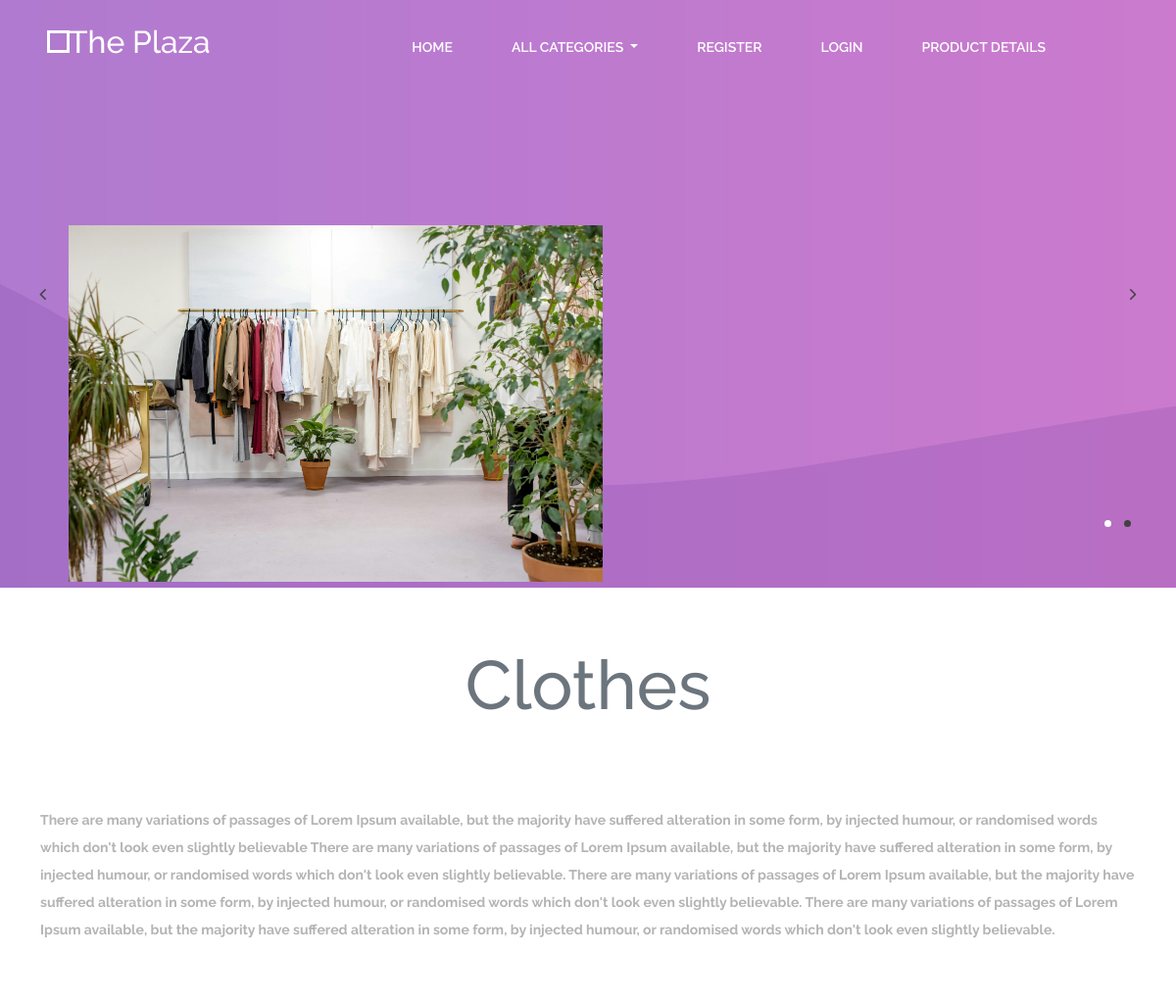
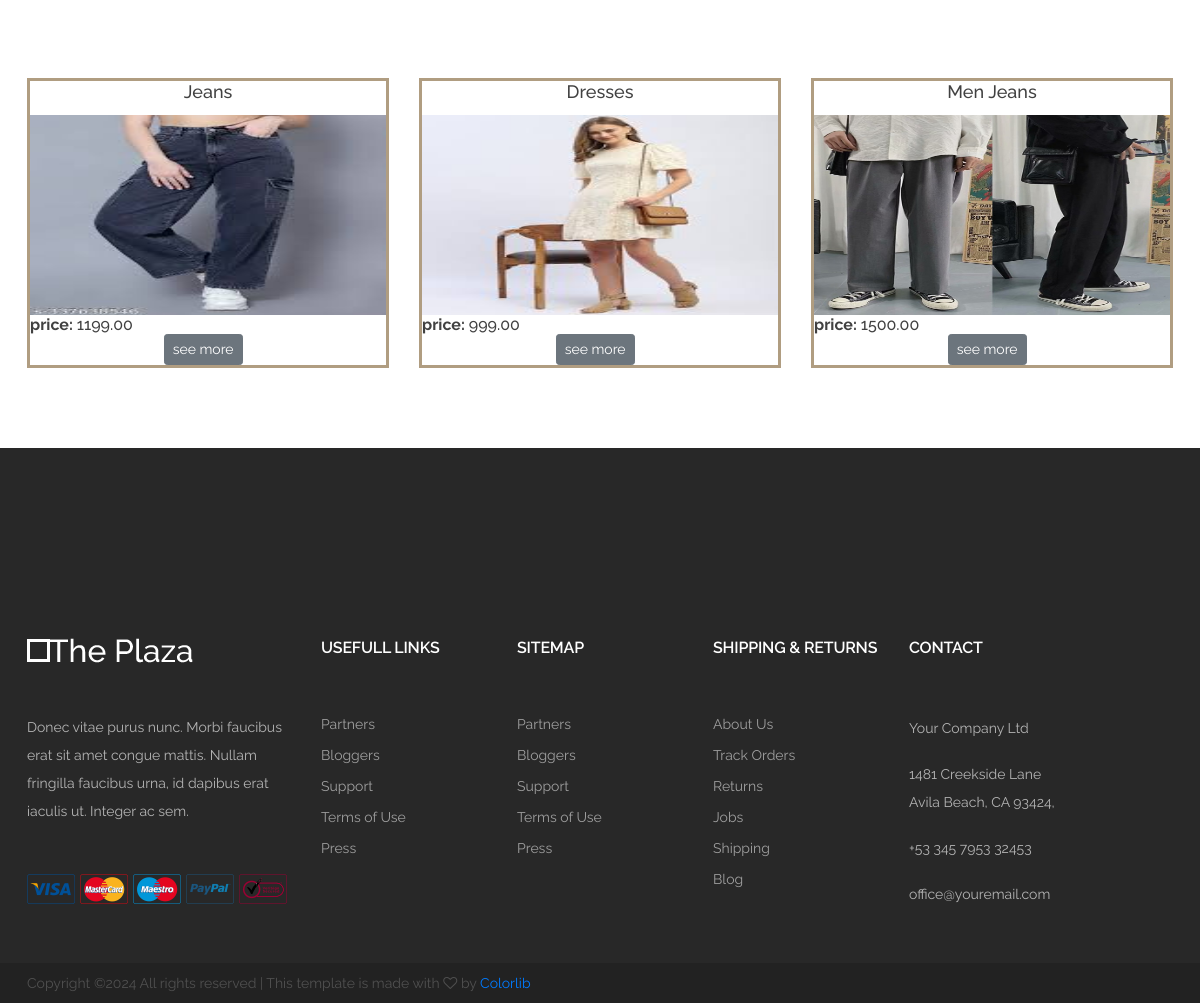
/products/1, run on the app's committed database (2 pictures, top to bottom).
### shop/models.py (models this page shows, shortened)
class Categories(models.Model):
    name=models.CharField(max_length=20)
    description=models.TextField()
    image=models.ImageField(upload_to='image')

class product(models.Model):
    name=models.CharField(max_length=20)
    desc=models.TextField()
    image=models.ImageField(upload_to="product")
    price=models.DecimalField(max_digits=10,decimal_places=2)
    stock=models.IntegerField()
    available=models.BooleanField(default=True)
    created=models.DateTimeField(auto_now_add=True)  #one time
    updated=models.DateTimeField(auto_now=True)      #change every time we update record
    category=models.ForeignKey(Categories,on_delete=models.CASCADE)

### shop/views.py (the view)
# urls.py: path('products/<int:p>',views.products,name="products"),
def products(request,p):        #here p recive the category id
    print(p)
    k = Categories.objects.get(id=p)     # Reads a perticular object using id
    p=product.objects.filter(category=k)   #read all product under a perticular category object
    context = {'categories': k,'products':p}
    return render(request,'products.html',context)

### cart/context_processors.py (called while the page is built, shortened)
def count_items(request):
    u=request.user
    count=0
    return{'c':count}

### shop/context_processors.py (called while the page is built)
def menu_links(request):
    c=Categories.objects.all()
    return {'links':c}   # we can use this data globally across all webpages inside our app

### templates/products.html (shortened to what this page needs)
<!DOCTYPE html>
{% extends 'base.html' %}
{% load static %}
{% block content1 %}
<section class="hero-section set-bg" data-setbg="{% static 'img/bg.jpg' %}">
<div class="hero-slider owl-carousel">
			<div class="hs-item">
				<div class="hs-left"><img src="{{categories.image.url}}" alt=""></div>
				<div class="hs-right">
					<div class="hs-content">
						<h2> <br> </h2>
					</div>
				</div>
			</div>
		</div>
	</section>
{% endblock %}
{% block content %}
<div class="class1"><h1 class="text-center mt-3 text-secondary">{{categories.name}}</h1></div>
<div class="class1"><p><b>{{categories.description}}</b></p></div>
<div class="featured-section spad">
		<div class="container">
			<div class="row">
                {% for i in products %}
				<div class="col-md-4">
					<div class="featured-item">
						<h5 class="card-title text-center">{{i.name}}</h5>
						<img src="{{i.image.url}}" height="200px" width="100%" alt="">
                        <h6 class="card-text"><b>price: </b>{{i.price}}</h6>
						<div class="d-grid col-4 mx-auto">
						<a href="{% url 'shop:productdetails' i.id %}" class="btn btn-secondary btn-sm">see more</a>
						</div></div>
				</div>
                 {% endfor %}
			</div>
		</div>
</div>
{% endblock %}

### static/css/style.css (style rules this page uses)
html, body { height: 100%; font-family: 'Raleway', sans-serif; -webkit-font-smoothing: antialiased; font-smoothing: antialiased; }
h1, h2, h3, h4, h5, h6 { margin: 0; font-weight: 500; color: #414141; }
h1 { font-size: 70px; }
h2 { font-size: 36px; }
h5 { font-size: 18px; }
h6 { font-size: 16px; }
p { font-size: 14px; color: #b4b4b4; line-height: 2; }
img { max-width: 100%; }
.set-bg { background-repeat: no-repeat; background-size: cover; background-position: top center; }
.spad { padding-top: 80px; padding-bottom: 80px; }
.hero-section { height: 75%; background: #000; background-position: bottom center; overflow: hidden; }
.hero-slider { height: 100%; overflow: hidden; }
.hs-item { height: 100%; overflow: hidden; }
.hs-item .hs-left { padding-top: 170px; width: calc(50% + 135px); padding-left: 70px; float: left; opacity: 0; }
.hs-item .hs-right { width: calc(50% - 135px); float: left; }
.hs-item .hs-content { padding: 260px 0; }
.hs-item .hs-content h2 { font-size: 110px; text-transform: uppercase; color: #fff; font-weight: 400; line-height: 0.9; margin-bottom: 35px; position: relative; top: 100px; opacity: 0; }
.owl-item.active .hs-item .hs-left { padding-top: 130px; opacity: 1; -webkit-transition: all 0.5s ease 0.4s; }
.owl-item.active .hs-item .hs-content h2, .owl-item.active .hs-item .hs-content .price, .owl-item.active .hs-item .hs-content .site-btn { top: 0; opacity: 1; }
.owl-item.active .hs-item .hs-content h2 { -webkit-transition: all 0.5s ease 0.8s; -o-transition: all 0.5s ease 0.8s; transition: all 0.5s ease 0.8s; }
.featured-item { display: block; position: relative; border: 3px solid #b09d81; }
.featured-item img { min-width: 100%; }
@media (min-width: 1200px) { .container { max-width: 1176px; } }
@media only screen and (max-width: 1673px) { .hs-item .hs-left { width: calc(45% + 135px); } }
@media only screen and (max-width: 1527px) { .hs-item .hs-left { width: calc(40% + 135px); } }
@media only screen and (max-width: 1415px) { .hs-item .hs-left { top: 100px; position: relative; width: calc(40% + 135px); } }
@media only screen and (max-width: 1415px) { .hs-item .hs-content h2 { font-size: 80px; } }

### templates/products.html (style rules this page uses)
.class1 { margin:auto; border:1px solid white; padding:40px; display:flex; justify-content:space-around; align-items:center; }

### data on the page
Categories: image (picture), name "Clothes", description "There are many variations of passages of Lorem Ipsum available, but the majority have suffered alteration in some form, by injected humour, or randomised words which don't look even slightly believable There are many variations of passages of Lorem Ipsum available, but the majority have suffered alteration in some form, by injected humour, or randomised words which don't look even slightly believable. There are many variations of passages of Lorem Ipsum available, but the majority have suffered alteration in some form, by injected humour, or randomised words which don't look even slightly believable. There are many variations of passages of Lorem Ipsum available, but the majority have…"
product: name "Jeans", image (picture), price "1199.00"
product: name "Dresses", image (picture), price "999.00"
product: name "Men Jeans", image (picture), price "1500.00"
